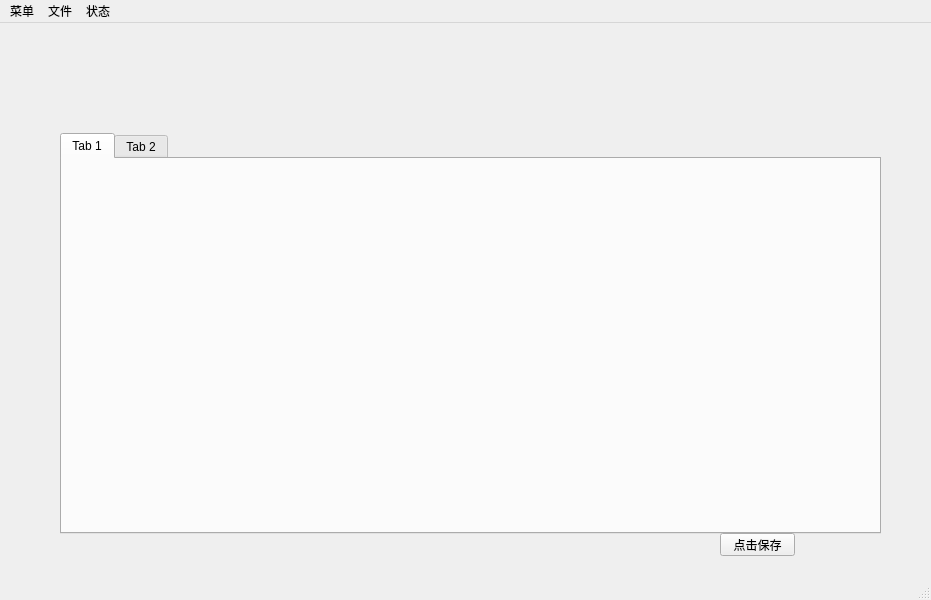
<?xml version="1.0" encoding="UTF-8"?>
<ui version="4.0">
 <class>MainWindow</class>
 <widget class="QMainWindow" name="MainWindow">
  <property name="geometry">
   <rect>
    <x>0</x>
    <y>0</y>
    <width>931</width>
    <height>600</height>
   </rect>
  </property>
  <property name="windowTitle">
   <string>曲线翻页</string>
  </property>
  <widget class="QWidget" name="centralwidget">
   <widget class="QWidget" name="main_widget" native="true">
    <property name="geometry">
     <rect>
      <x>30</x>
      <y>10</y>
      <width>861</width>
      <height>531</height>
     </rect>
    </property>
    <widget class="QTabWidget" name="stack_tabWidget">
     <property name="geometry">
      <rect>
       <x>30</x>
       <y>100</y>
       <width>821</width>
       <height>401</height>
      </rect>
     </property>
     <widget class="QWidget" name="tab">
      <attribute name="title">
       <string>Tab 1</string>
      </attribute>
     </widget>
     <widget class="QWidget" name="tab_2">
      <attribute name="title">
       <string>Tab 2</string>
      </attribute>
     </widget>
    </widget>
    <widget class="QStackedWidget" name="toolbar_stackedWidget">
     <property name="geometry">
      <rect>
       <x>30</x>
       <y>20</y>
       <width>791</width>
       <height>71</height>
      </rect>
     </property>
     <widget class="QWidget" name="page"/>
     <widget class="QWidget" name="page_2"/>
    </widget>
    <widget class="QPushButton" name="save_pushButton">
     <property name="geometry">
      <rect>
       <x>690</x>
       <y>500</y>
       <width>75</width>
       <height>23</height>
      </rect>
     </property>
     <property name="text">
      <string>点击保存</string>
     </property>
    </widget>
   </widget>
  </widget>
  <widget class="QMenuBar" name="main_menubar">
   <property name="geometry">
    <rect>
     <x>0</x>
     <y>0</y>
     <width>931</width>
     <height>23</height>
    </rect>
   </property>
   <widget class="QMenu" name="menu">
    <property name="title">
     <string>菜单</string>
    </property>
   </widget>
   <widget class="QMenu" name="file_menu">
    <property name="title">
     <string>文件</string>
    </property>
    <addaction name="plot_save_action"/>
   </widget>
   <widget class="QMenu" name="menu_3">
    <property name="title">
     <string>状态</string>
    </property>
   </widget>
   <addaction name="menu"/>
   <addaction name="file_menu"/>
   <addaction name="menu_3"/>
  </widget>
  <widget class="QStatusBar" name="statusbar"/>
  <action name="plot_save_action">
   <property name="text">
    <string>保存图片</string>
   </property>
  </action>
 </widget>
 <resources/>
 <connections/>
</ui>
